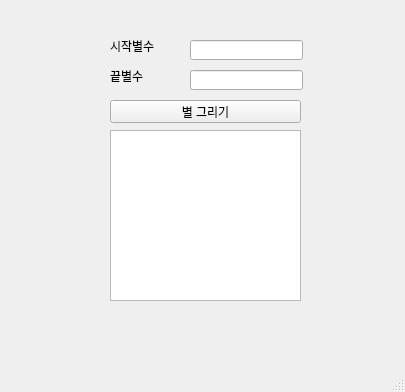
<?xml version="1.0" encoding="UTF-8"?>
<ui version="4.0">
 <class>MainWindow</class>
 <widget class="QMainWindow" name="MainWindow">
  <property name="geometry">
   <rect>
    <x>0</x>
    <y>0</y>
    <width>405</width>
    <height>392</height>
   </rect>
  </property>
  <property name="windowTitle">
   <string>MainWindow</string>
  </property>
  <widget class="QWidget" name="centralwidget">
   <widget class="QLabel" name="lbl_first">
    <property name="geometry">
     <rect>
      <x>110</x>
      <y>40</y>
      <width>56</width>
      <height>12</height>
     </rect>
    </property>
    <property name="text">
     <string>시작별수</string>
    </property>
   </widget>
   <widget class="QLabel" name="lbl_last">
    <property name="geometry">
     <rect>
      <x>110</x>
      <y>70</y>
      <width>56</width>
      <height>12</height>
     </rect>
    </property>
    <property name="text">
     <string>끝별수</string>
    </property>
   </widget>
   <widget class="QLineEdit" name="le_first">
    <property name="geometry">
     <rect>
      <x>190</x>
      <y>40</y>
      <width>113</width>
      <height>20</height>
     </rect>
    </property>
   </widget>
   <widget class="QLineEdit" name="le_last">
    <property name="geometry">
     <rect>
      <x>190</x>
      <y>70</y>
      <width>113</width>
      <height>20</height>
     </rect>
    </property>
   </widget>
   <widget class="QPushButton" name="pb">
    <property name="geometry">
     <rect>
      <x>110</x>
      <y>100</y>
      <width>191</width>
      <height>23</height>
     </rect>
    </property>
    <property name="text">
     <string>별 그리기</string>
    </property>
   </widget>
   <widget class="QPlainTextEdit" name="pte">
    <property name="geometry">
     <rect>
      <x>110</x>
      <y>130</y>
      <width>191</width>
      <height>171</height>
     </rect>
    </property>
   </widget>
  </widget>
  <widget class="QMenuBar" name="menubar">
   <property name="geometry">
    <rect>
     <x>0</x>
     <y>0</y>
     <width>405</width>
     <height>21</height>
    </rect>
   </property>
  </widget>
  <widget class="QStatusBar" name="statusbar"/>
 </widget>
 <resources/>
 <connections/>
</ui>
